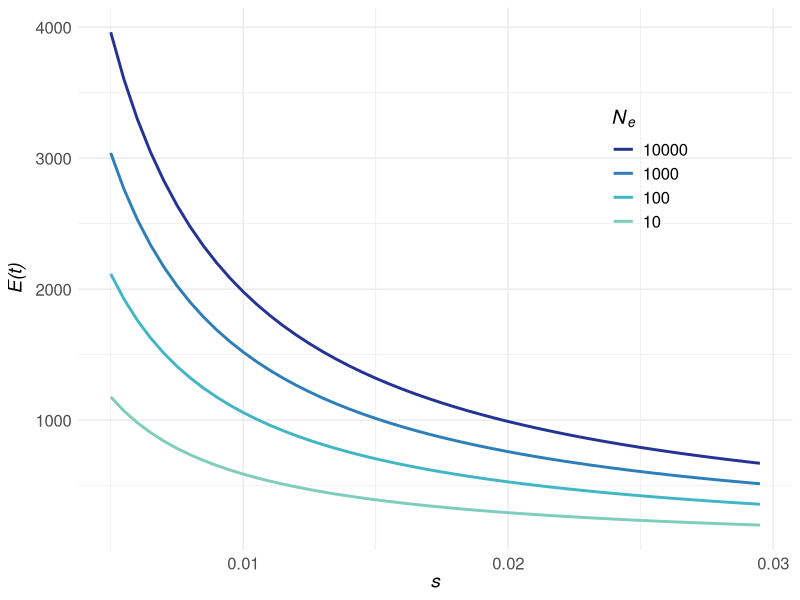
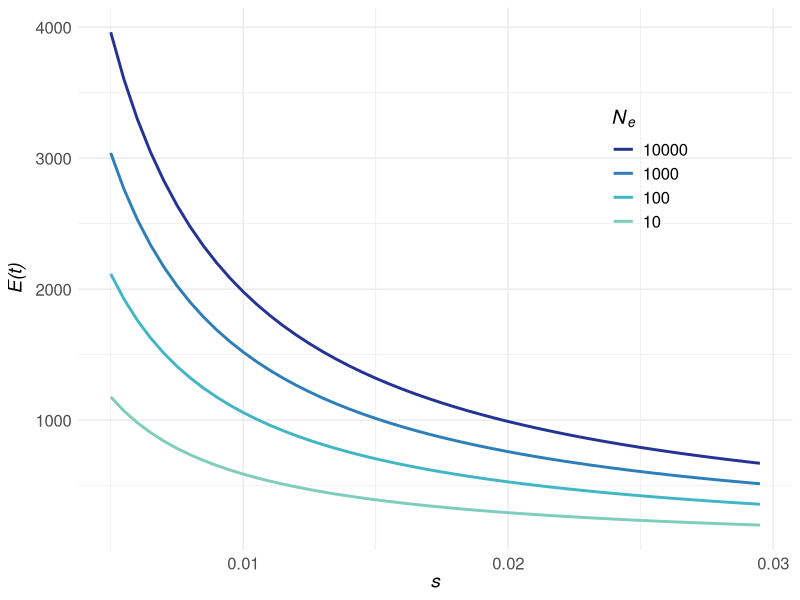

Write the R code that produced these figures, in order.
# Plot of time to fixation for advantageous allele
# Jeff Oliver
# jcoliver@arizona.edu
# 2021-07-14

library(dplyr)
# library(tidyr)
library(ggplot2)

fix_time <- function(N, s) {
  return((2 * log(x = 2 * N - 1) ) / s)
}

N_vector <- c(10, 100, 1000, 10000)
s_vector <- seq(0.005, by = 0.0005, length = 50)

df <- NULL
for (i in 1:length(N_vector)) {
  f_t <- fix_time(N = N_vector[i], s_vector)
  f_t_df <- data.frame(N = N_vector[i],
                       s = s_vector,
                       ftime = f_t)
  if (is.null(df)) {
    df <- f_t_df
  } else {
    df <- df %>%
      bind_rows(f_t_df)
  }
}

df$N_fac <- factor(df$N,
                   levels = rev(N_vector))

t_plot <- ggplot(data = df,
                 mapping = aes(x = s, 
                               y = ftime, 
                               color = N_fac,
                               group = N_fac)) +
  geom_line(size = 1) +
  xlab(label = expression(italic("s"))) +
  ylab(label = expression(italic("E(t)"))) +
  scale_color_manual(name = expression(italic(N[e])),
                     values = c("#253494", "#2c7fb8", "#41b6c4", "#7fcdbb"),
                     ) +
  theme_minimal() +
  theme(axis.title = element_text(size = 14),
        axis.text = element_text(size = 12),
        legend.position = c(0.8, 0.7),
        legend.title = element_text(size = 14),
        legend.text = element_text(size = 12))
t_plot

ggsave(filename = "output/fixation-time-boxplot.png", 
       plot = t_plot)
